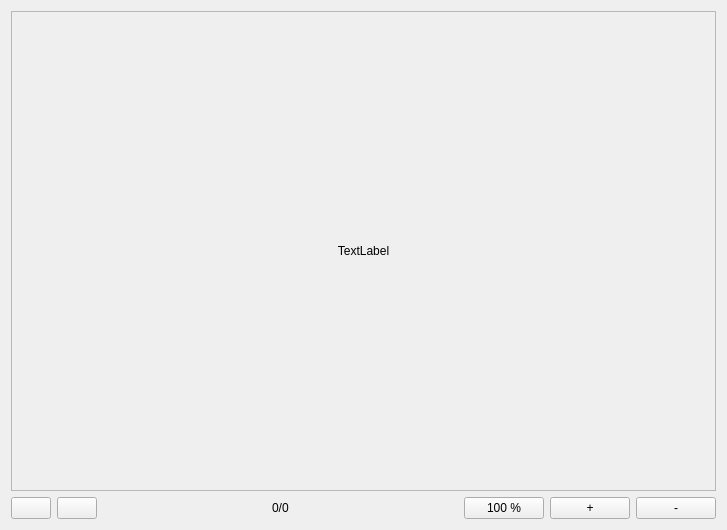
<?xml version="1.0" encoding="UTF-8"?>
<ui version="4.0">
 <class>viewer</class>
 <widget class="QWidget" name="viewer">
  <property name="geometry">
   <rect>
    <x>0</x>
    <y>0</y>
    <width>727</width>
    <height>530</height>
   </rect>
  </property>
  <property name="windowTitle">
   <string>viewer</string>
  </property>
  <layout class="QVBoxLayout" name="verticalLayout_2">
   <item>
    <widget class="QScrollArea" name="scrollArea">
     <property name="verticalScrollBarPolicy">
      <enum>Qt::ScrollBarAsNeeded</enum>
     </property>
     <property name="horizontalScrollBarPolicy">
      <enum>Qt::ScrollBarAsNeeded</enum>
     </property>
     <property name="widgetResizable">
      <bool>true</bool>
     </property>
     <widget class="QWidget" name="scrollAreaWidgetContents">
      <property name="geometry">
       <rect>
        <x>0</x>
        <y>0</y>
        <width>707</width>
        <height>478</height>
       </rect>
      </property>
      <layout class="QVBoxLayout" name="verticalLayout_4">
       <property name="spacing">
        <number>0</number>
       </property>
       <property name="leftMargin">
        <number>0</number>
       </property>
       <property name="topMargin">
        <number>0</number>
       </property>
       <property name="rightMargin">
        <number>0</number>
       </property>
       <property name="bottomMargin">
        <number>0</number>
       </property>
       <item>
        <widget class="QLabel" name="label">
         <property name="text">
          <string>TextLabel</string>
         </property>
         <property name="alignment">
          <set>Qt::AlignCenter</set>
         </property>
        </widget>
       </item>
      </layout>
     </widget>
    </widget>
   </item>
   <item>
    <layout class="QHBoxLayout" name="horizontalLayout">
     <property name="leftMargin">
      <number>0</number>
     </property>
     <property name="topMargin">
      <number>0</number>
     </property>
     <item>
      <widget class="QPushButton" name="prevois">
       <property name="text">
        <string/>
       </property>
       <property name="icon">
        <iconset resource="../../../img.qrc">
         <normaloff>:/img/img/previos.png</normaloff>:/img/img/previos.png</iconset>
       </property>
      </widget>
     </item>
     <item>
      <widget class="QPushButton" name="next">
       <property name="text">
        <string/>
       </property>
       <property name="icon">
        <iconset resource="../../../img.qrc">
         <normaloff>:/img/img/next.png</normaloff>:/img/img/next.png</iconset>
       </property>
      </widget>
     </item>
     <item>
      <spacer name="horizontalSpacer">
       <property name="orientation">
        <enum>Qt::Horizontal</enum>
       </property>
       <property name="sizeHint" stdset="0">
        <size>
         <width>40</width>
         <height>20</height>
        </size>
       </property>
      </spacer>
     </item>
     <item>
      <widget class="QLabel" name="pages">
       <property name="text">
        <string>0/0</string>
       </property>
      </widget>
     </item>
     <item>
      <spacer name="horizontalSpacer_2">
       <property name="orientation">
        <enum>Qt::Horizontal</enum>
       </property>
       <property name="sizeType">
        <enum>QSizePolicy::Expanding</enum>
       </property>
       <property name="sizeHint" stdset="0">
        <size>
         <width>20</width>
         <height>20</height>
        </size>
       </property>
      </spacer>
     </item>
     <item>
      <widget class="QPushButton" name="real_size">
       <property name="text">
        <string>100 %</string>
       </property>
       <property name="autoDefault">
        <bool>false</bool>
       </property>
       <property name="default">
        <bool>false</bool>
       </property>
       <property name="flat">
        <bool>false</bool>
       </property>
      </widget>
     </item>
     <item>
      <widget class="QPushButton" name="plus">
       <property name="text">
        <string>+</string>
       </property>
      </widget>
     </item>
     <item>
      <widget class="QPushButton" name="minus">
       <property name="text">
        <string>-</string>
       </property>
      </widget>
     </item>
    </layout>
   </item>
  </layout>
 </widget>
 <layoutdefault spacing="6" margin="11"/>
 <resources>
  <include location="../../../img.qrc"/>
 </resources>
 <connections/>
</ui>
